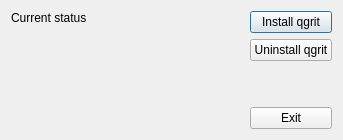
<?xml version="1.0" encoding="UTF-8"?>
<ui version="4.0">
 <class>ConfigDialog</class>
 <widget class="QDialog" name="ConfigDialog">
  <property name="geometry">
   <rect>
    <x>0</x>
    <y>0</y>
    <width>343</width>
    <height>140</height>
   </rect>
  </property>
  <property name="windowTitle">
   <string>qgrit configuration</string>
  </property>
  <layout class="QHBoxLayout" name="horizontalLayout">
   <item>
    <layout class="QVBoxLayout" name="verticalLayout_2">
     <property name="spacing">
      <number>0</number>
     </property>
     <item>
      <widget class="QLabel" name="labelStatus">
       <property name="minimumSize">
        <size>
         <width>200</width>
         <height>0</height>
        </size>
       </property>
       <property name="text">
        <string>Current status</string>
       </property>
       <property name="alignment">
        <set>Qt::AlignLeading|Qt::AlignLeft|Qt::AlignTop</set>
       </property>
       <property name="wordWrap">
        <bool>true</bool>
       </property>
      </widget>
     </item>
     <item>
      <spacer name="verticalSpacer_2">
       <property name="orientation">
        <enum>Qt::Vertical</enum>
       </property>
       <property name="sizeHint" stdset="0">
        <size>
         <width>20</width>
         <height>40</height>
        </size>
       </property>
      </spacer>
     </item>
    </layout>
   </item>
   <item>
    <spacer name="horizontalSpacer">
     <property name="orientation">
      <enum>Qt::Horizontal</enum>
     </property>
     <property name="sizeHint" stdset="0">
      <size>
       <width>29</width>
       <height>20</height>
      </size>
     </property>
    </spacer>
   </item>
   <item>
    <layout class="QVBoxLayout" name="verticalLayout">
     <item>
      <widget class="QPushButton" name="pushButtonInstall">
       <property name="text">
        <string>Install qgrit</string>
       </property>
      </widget>
     </item>
     <item>
      <widget class="QPushButton" name="pushButtonUninstall">
       <property name="text">
        <string>Uninstall qgrit</string>
       </property>
      </widget>
     </item>
     <item>
      <spacer name="verticalSpacer">
       <property name="orientation">
        <enum>Qt::Vertical</enum>
       </property>
       <property name="sizeHint" stdset="0">
        <size>
         <width>20</width>
         <height>40</height>
        </size>
       </property>
      </spacer>
     </item>
     <item>
      <widget class="QPushButton" name="pushButtonExit">
       <property name="text">
        <string>Exit</string>
       </property>
      </widget>
     </item>
    </layout>
   </item>
  </layout>
 </widget>
 <resources/>
 <connections/>
</ui>
